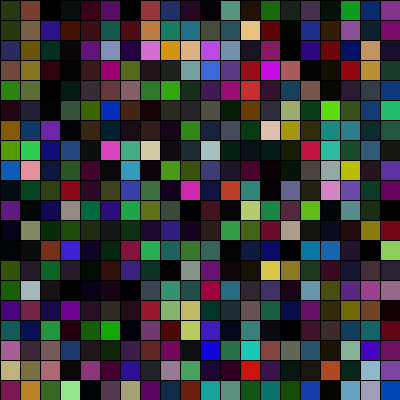
Frame 1 (no input)
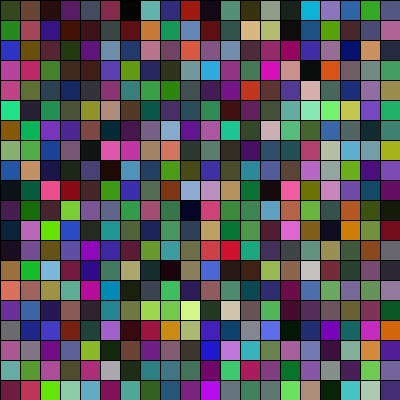
Frame 2 (the mouse pressed at the canvas centre, redrawn once)

The Processing sketch that drew these frames (run headless with seeded random() and noise(); the mouse was pressed at the canvas centre and the sketch redrawn once):

// Processing sketch: sketch_sep03a_gridBoxExercise
// ── sketch_sep03a_gridBoxExercise.pde
int x=0;
int y=0;
float r;
float g;
float b;
float a;

void setup () {
  size (400,400);
  background(0);
  smooth();
}

void draw () {
  
  
  rectMode(CORNER);
  
  for (int y=0; y<height; y=y+20) {
    
for (int x=0; x<width; x=x+20) {
  r = random (255);
  b = random (255);
  g = random (255);
  a = random (255);
  fill (r,g,b,a);
  rect(x,y,20,20);
}

  noLoop();
}
}
